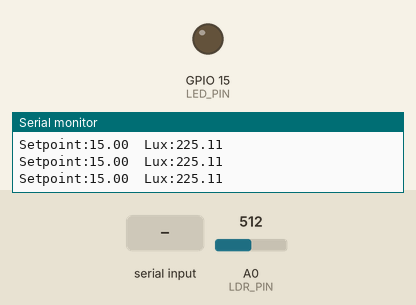
A sketch run on a simulated ESP8266 (NodeMCU). On the bench: output pins drawn as LEDs (lit = HIGH), the last lines printed to the serial monitor. The test bench sets the inputs (shaded band); at power-on: A0 (LDR_PIN) = 512 (analog values on the 0–1023 scale).

Above: at 1.7 s.
1.8 s: A0 (LDR_PIN) set to 5
At 2.41 s:
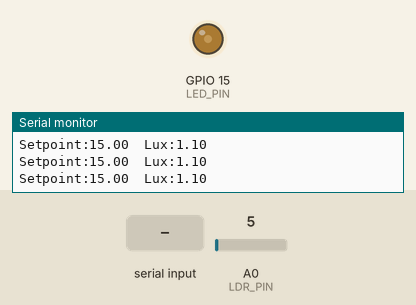
4.8 s: "0\n" received over Serial
7.8 s: A0 (LDR_PIN) set to 0
At 7.8 s:
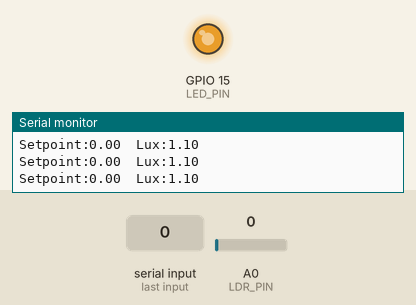
12.3 s: A0 (LDR_PIN) set to 122
15.2 s: "90,45\n" received over Serial
Timing chart, 0 to 17.7 s (numbered marks = the images above; inputs shaded):
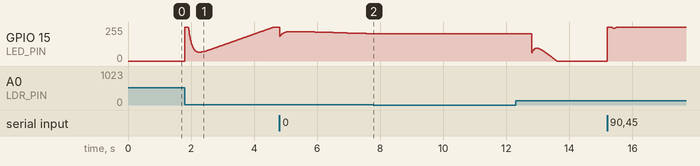

The sketch:

5.PID_Armazenamento_e_Metricas.ino
```cpp
#include <Arduino.h>
#include <math.h>

// --------------------- Original PID + Sensor Calibration ---------------------
#define VCC 3.3
#define MY_ADC_RESOLUTION 4095.0
#define FIXED_RESISTOR 10000.0

// Example LDR reference at ~10 lux
const float R10 = 225000.0;
// log10(R_LDR) = m * log10(Lux) + b, with m = -1 (example)
const float LDR_M = -1.0;
float LDR_B = log10(R10) - LDR_M;  // offset for LDR eqn

// Pins
const int LED_PIN = 15;
const int LDR_PIN = A0;

// PID Gains (unchanged from your snippet)
float Kp = 32;
float Ki = 100.0;
float Kd = 5.0;
float N  = 10.0;  // derivative filter

// Sampling: 10 ms → 100 Hz
float h = 0.01;

// Operating Vars
float setpointLux = 15.0;
float Iterm = 0.0;
float Dterm = 0.0;
float e_old = 0.0;

// PWM limits
const int PWM_MAX = 4095;
const int PWM_MIN = 0;

// Ambient lux measured once at startup (LED off)
float ambientLux = 0.0;

// --------------------- For Energy Computation ---------------------
// A placeholder “max LED power,” in Watts.
// If your LED can be 0.2A at 5V, that's 1.0W, etc.
const float Pmax = 1.0;

// -----------------------------------------------------------------
// (1) CIRCULAR BUFFER FOR LOGGING
// -----------------------------------------------------------------
#define LOG_SIZE 1000

struct LogEntry {
  unsigned long timestamp; // [ms] from millis()
  float lux;               // total measured lux (raw)
  float duty;              // final duty cycle [0..1]
};
LogEntry logBuffer[LOG_SIZE];
int logIndex = 0;
bool isBufferFull = false;

// -----------------------------------------------------------------
// Forward Declarations for Additional Functions
// -----------------------------------------------------------------
void processSerialCommands();
void dumpBufferToSerial();
void computeAndPrintMetrics();
float computeEnergyFromBuffer();
float computeVisibilityErrorFromBuffer();
float computeFlickerFromBuffer();

// -----------------------------------------------------------------
void setup() {
  // EXACT PART OF YOUR PID SETUP
  analogReadResolution(12);
  analogWriteFreq(30000);
  analogWriteRange(PWM_MAX);

  Serial.begin(115200);
  Serial.println("PID Controller with Anti-Windup + Circular Buffer Logging.");

  // Measure ambient lux (LED off)
  analogWrite(LED_PIN, 0);
  delay(500);
  int adcAmbient = analogRead(LDR_PIN);
  float voltageAmbient = (adcAmbient / MY_ADC_RESOLUTION) * VCC;
  if (voltageAmbient > 0.0) {
    float rLDR_ambient = FIXED_RESISTOR * (VCC / voltageAmbient - 1);
    ambientLux = pow(10, (log10(rLDR_ambient) - LDR_B) / LDR_M);
  } else {
    ambientLux = 0.0;
  }
  Serial.print("Ambient lux measured: ");
  Serial.println(ambientLux, 2);

  Serial.println("Commands:");
  Serial.println("  <number>  -> new lux setpoint (e.g. 20)");
  Serial.println("  dump      -> dump circular buffer as CSV");
  Serial.println("  metrics   -> compute & print performance metrics");
  Serial.println();
}

// -----------------------------------------------------------------
void loop() {
  // (A) Process user commands from Serial
  processSerialCommands();

  // (B) EXACT COPY of your PID control code from snippet (minus some comments)
  // --------------------------------------------------------------------------
  // (2) Sensor Reading
  int adcValue = analogRead(LDR_PIN);
  float voltage = (adcValue / MY_ADC_RESOLUTION) * VCC;
  if (voltage <= 0.0) {
    Serial.println("Error: Voltage reading is 0 or negative.");
    delay(1000);
    return;
  }
  float rLDR = FIXED_RESISTOR * (VCC / voltage - 1);
  float lux = pow(10, (log10(rLDR) - LDR_B) / LDR_M);

  float e = setpointLux - lux;

  // (4) PID Computation
  float Pterm = Kp * e;
  float derivative = (e - e_old) / h;
  float alpha = N * h;
  Dterm = (alpha * derivative + Dterm) / (1 + alpha);
  float D_out = Kd * Dterm;

  float u_unsat = Pterm + Iterm + D_out;

  // (5) Anti-Windup Integral
  if ((u_unsat < PWM_MAX || e < 0) && (u_unsat > PWM_MIN || e > 0)) {
    Iterm += Ki * e * h;
  }

  // Recompute after integral
  float u = Pterm + Iterm + D_out;

  // (6) Saturation
  if (u > PWM_MAX) u = PWM_MAX;
  if (u < PWM_MIN) u = PWM_MIN;

  // (7) Write PWM
  analogWrite(LED_PIN, (int)u);

  // (8) Save Past Error
  e_old = e;
  unsigned long time = millis();
  if (time % 10 == 0) {
    // Imprime apenas a cada 100ms, por exemplo
    Serial.print("Setpoint:");
    Serial.print(setpointLux);
    Serial.print("\tLux:");
    Serial.println(lux,2);
  }
  // (C) Circular Buffer logging
  static unsigned long now;
  now = millis();
  float dutyCycle = u / PWM_MAX; // [0..1]

  logBuffer[logIndex].timestamp = now;
  logBuffer[logIndex].lux       = lux;      // raw measured
  logBuffer[logIndex].duty      = dutyCycle;

  logIndex++;
  if (logIndex >= LOG_SIZE) {
    logIndex = 0;
    isBufferFull = true;
  }

  // (D) Wait next sampling (10 ms => 100 Hz)
  delay((int)(h * 1000));
}

// -----------------------------------------------------------------
// (3) Additional Functions: Commands, Dump, Metrics
// -----------------------------------------------------------------
void processSerialCommands() {
  if (Serial.available() > 0) {
    String input = Serial.readStringUntil('\n');
    input.trim();
    if (input.equalsIgnoreCase("dump")) {
      dumpBufferToSerial();
    }
    else if (input.equalsIgnoreCase("metrics")) {
      computeAndPrintMetrics();
    }
    else {
      // Try to parse setpoint
      float newSetpoint = input.toFloat();
      if ((newSetpoint != 0.0) || input.equals("0")) {
        setpointLux = newSetpoint;
        Serial.print("New setpoint: ");
        Serial.println(setpointLux);
      }
    }
  }
}

void dumpBufferToSerial() {
  Serial.println("timestamp_ms,rawLux,duty");
  int count = isBufferFull ? LOG_SIZE : logIndex;
  int startIndex = isBufferFull ? logIndex : 0;
  for (int i = 0; i < count; i++) {
    int realIndex = (startIndex + i) % LOG_SIZE;
    unsigned long t = logBuffer[realIndex].timestamp;
    float lx        = logBuffer[realIndex].lux;
    float d         = logBuffer[realIndex].duty;
    Serial.print(t);
    Serial.print(",");
    Serial.print(lx, 2);
    Serial.print(",");
    Serial.println(d, 4);
  }
  Serial.println("End of dump.\n");
}

void computeAndPrintMetrics() {
  float E  = computeEnergyFromBuffer();
  float VE = computeVisibilityErrorFromBuffer();
  float F  = computeFlickerFromBuffer();

  Serial.println("----- Metrics from Circular Buffer -----");
  Serial.print("Energy (J approx): ");
  Serial.println(E, 4);
  Serial.print("Visibility Error (lux): ");
  Serial.println(VE, 2);
  Serial.print("Flicker: ");
  Serial.println(F, 4);
  Serial.println("----------------------------------------\n");
}

// -----------------------------------------------------------------
// (4) METRICS from buffer
// -----------------------------------------------------------------
float computeEnergyFromBuffer() {
  int count = isBufferFull ? LOG_SIZE : logIndex;
  if (count < 2) return 0.0;

  int startIndex = isBufferFull ? logIndex : 0;
  unsigned long prevTime = 0;
  float prevDuty = 0.0;
  bool first = true;
  float totalE = 0.0;

  for (int i = 0; i < count; i++) {
    int realIndex = (startIndex + i) % LOG_SIZE;
    unsigned long t = logBuffer[realIndex].timestamp;
    float d = logBuffer[realIndex].duty;
    if (!first) {
      float dt = (t - prevTime) / 1000.0;
      totalE += (Pmax * prevDuty * dt);
    } else {
      first = false;
    }
    prevTime = t;
    prevDuty = d;
  }
  return totalE;
}

float computeVisibilityErrorFromBuffer() {
  int count = isBufferFull ? LOG_SIZE : logIndex;
  if (count == 0) return 0.0;

  int startIndex = isBufferFull ? logIndex : 0;
  float totalErr = 0.0;
  int sampleCount= 0;

  for (int i = 0; i < count; i++) {
    int realIndex = (startIndex + i) % LOG_SIZE;
    float measuredLux = logBuffer[realIndex].lux;
    if (measuredLux < setpointLux) {
      totalErr += (setpointLux - measuredLux);
    }
    sampleCount++;
  }
  if (sampleCount == 0) return 0.0;
  return (totalErr / sampleCount);
}

float computeFlickerFromBuffer() {
  int count = isBufferFull ? LOG_SIZE : logIndex;
  if (count < 3) return 0.0;

  int startIndex = isBufferFull ? logIndex : 0;
  float flickerSum = 0.0;
  int flickerCount = 0;

  bool first = true, second = false;
  float d0, d1;

  for (int i = 0; i < count; i++) {
    int realIndex = (startIndex + i) % LOG_SIZE;
    float d2 = logBuffer[realIndex].duty;
    if (first) {
      d0 = d2;
      first = false;
      second= false;
    }
    else if (!second) {
      d1 = d2;
      second = true;
    }
    else {
      float diff1 = d1 - d0;
      float diff2 = d2 - d1;
      if (diff1 * diff2 < 0.0) {
        flickerSum += (fabs(diff1) + fabs(diff2));
        flickerCount++;
      }
      d0 = d1;
      d1 = d2;
    }
  }
  if (flickerCount == 0) return 0.0;
  return (flickerSum / flickerCount);
}
```

Measured:
- after the input at 7.8 s, GPIO 15 (LED_PIN): stays 205/255 (without the input it goes to 204/255 after 0.06 s)
